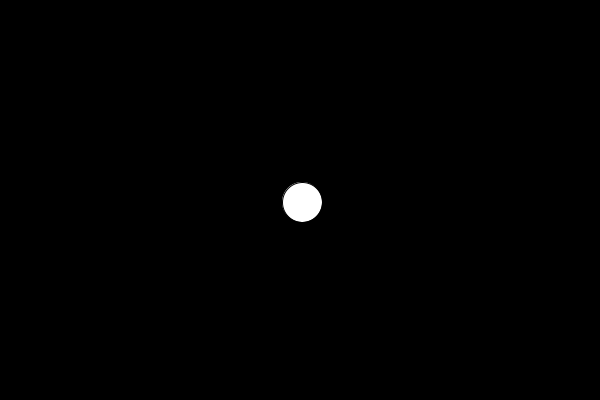
Frame 1 (no input)
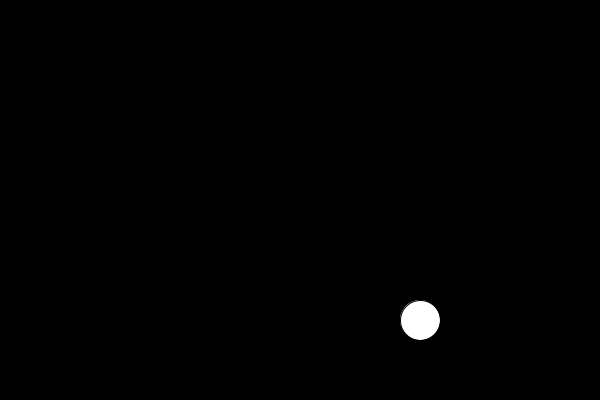
Frame 60 (the mouse pressed at the canvas centre just before this capture)
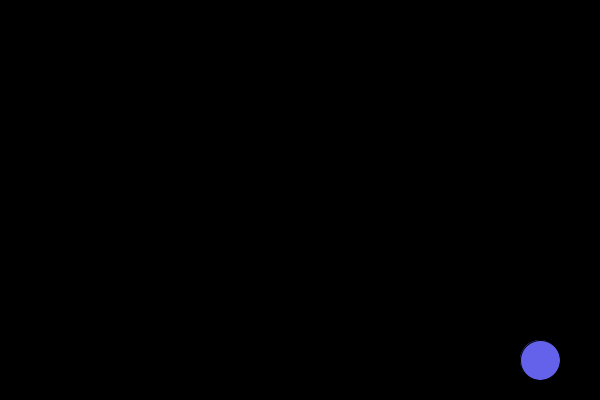
Frame 120 (the mouse held since frame 60 and released just before this capture)

The Processing sketch that drew these frames (run headless with seeded random() and noise(); from frame 60 on, the mouse is pressed at the canvas centre):

// Processing sketch: Sad_Pong
// ── Sad_Pong.pde
//golobal variables
float xPos;
float yPos;
float d = 40;

//How fast the pomg ball moving 
float xSpeed = 2;
float ySpeed = 2;




void setup() {
  size (600, 400);
  background (0);

  //position the ball
  xPos = width/2;
  yPos = height/2;
  
 
}

void draw () {
   // RGB clolr
float r = random (255);
float g = random (255);
float b = random (255);

  background(0);
  //move the pong ball
  xPos = xPos + xSpeed;
  yPos = yPos + ySpeed;

  if (yPos >= height) {
    ySpeed = ySpeed * -1; 
    fill (r, g, b);
  }

  if (yPos <= 0) {
    ySpeed = ySpeed * -1; 
    fill (r, g, b);
  }

  //if pong ball hits right side screen
  if (xPos >= width) {
    xSpeed = xSpeed * -1; 
    fill (r, g, b);
  }
  //if pong ball hits left side screen

  if (xPos <= 0) {
    xSpeed = xSpeed * -1; 
    fill (r, g, b);
  }
  //draw the pomg ball
  //fill (80,255,80);
  ellipse(xPos, yPos, d, d);
}
